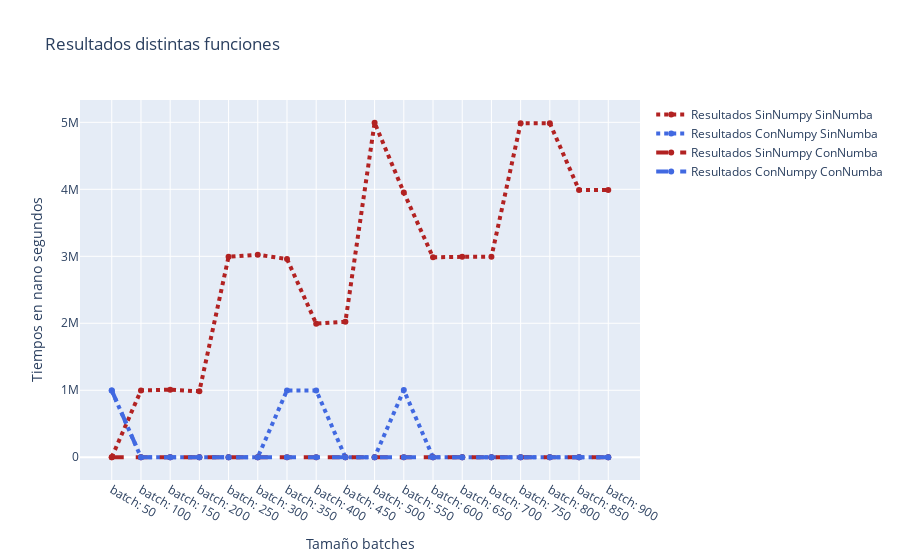

The code cell stored with this chart in its notebook:
### Code cell
import plotly.graph_objects as go

# Add data
batches = dfSinNumpy['batch']

fig = go.Figure()
# Create and style traces
fig.add_trace(go.Scatter(x=batches, y=dfSinNumpy['tiempo'], name='Resultados SinNumpy SinNumba',
                         line=dict(color='firebrick', width=4, dash='dot')))
fig.add_trace(go.Scatter(x=batches, y=dfConNumpy['tiempo'], name = 'Resultados ConNumpy SinNumba',
                         line=dict(color='royalblue', width=4, dash='dot')))
fig.add_trace(go.Scatter(x=batches, y=dfSinNumpyConNumba['tiempo'], name = 'Resultados SinNumpy ConNumba',
                         line=dict(color='firebrick', width=4, dash='dash')))
fig.add_trace(go.Scatter(x=batches, y=dfConNumpyConNumba['tiempo'], name = 'Resultados ConNumpy ConNumba',
                         line = dict(color='royalblue', width=4, dash='dash')))
# Edit the layout
fig.update_layout(title='Resultados distintas funciones',
                   xaxis_title='Tamaño batches',
                   yaxis_title='Tiempos en nano segundos')


fig.show()

### Figure 1 — Plotly figure (JSON) as saved in the notebook; plotly's stock layout.template omitted (floating-point values rounded to 4 significant figures)
{"data": [{"line": {"color": "firebrick", "dash": "dot", "width": 4}, "name": "Resultados SinNumpy SinNumba", "type": "scatter", "x": ["batch: 50", "batch: 100", "batch: 150", "batch: 200", "batch: 250", "batch: 300", "batch: 350", "batch: 400", "batch: 450", "batch: 500", "batch: 550", "batch: 600", "batch: 650", "batch: 700", "batch: 750", "batch: 800", "batch: 850", "batch: 900"], "y": [0, 997800, 1008700, 984400, 2992600, 3023300, 2959500, 1994400, 2022800, 4993800, 3953200, 2985700, 2991900, 2993100, 4986100, 4986300, 3989200, 3990400]}, {"line": {"color": "royalblue", "dash": "dot", "width": 4}, "name": "Resultados ConNumpy SinNumba", "type": "scatter", "x": ["batch: 50", "batch: 100", "batch: 150", "batch: 200", "batch: 250", "batch: 300", "batch: 350", "batch: 400", "batch: 450", "batch: 500", "batch: 550", "batch: 600", "batch: 650", "batch: 700", "batch: 750", "batch: 800", "batch: 850", "batch: 900"], "y": [995100, 0, 0, 0, 0, 0, 997900, 998100, 0, 0, 1003000, 0, 0, 0, 0, 0, 0, 0]}, {"line": {"color": "firebrick", "dash": "dash", "width": 4}, "name": "Resultados SinNumpy ConNumba", "type": "scatter", "x": ["batch: 50", "batch: 100", "batch: 150", "batch: 200", "batch: 250", "batch: 300", "batch: 350", "batch: 400", "batch: 450", "batch: 500", "batch: 550", "batch: 600", "batch: 650", "batch: 700", "batch: 750", "batch: 800", "batch: 850", "batch: 900"], "y": [0, 0, 0, 0, 0, 0, 0, 0, 0, 0, 0, 0, 0, 0, 0, 0, 0, 0]}, {"line": {"color": "royalblue", "dash": "dash", "width": 4}, "name": "Resultados ConNumpy ConNumba", "type": "scatter", "x": ["batch: 50", "batch: 100", "batch: 150", "batch: 200", "batch: 250", "batch: 300", "batch: 350", "batch: 400", "batch: 450", "batch: 500", "batch: 550", "batch: 600", "batch: 650", "batch: 700", "batch: 750", "batch: 800", "batch: 850", "batch: 900"], "y": [997700, 0, 0, 0, 0, 0, 0, 0, 0, 0, 0, 0, 0, 0, 0, 0, 0, 0]}], "layout": {"title": {"text": "Resultados distintas funciones"}, "xaxis": {"title": {"text": "Tamaño batches"}}, "yaxis": {"title": {"text": "Tiempos en nano segundos"}}}}
